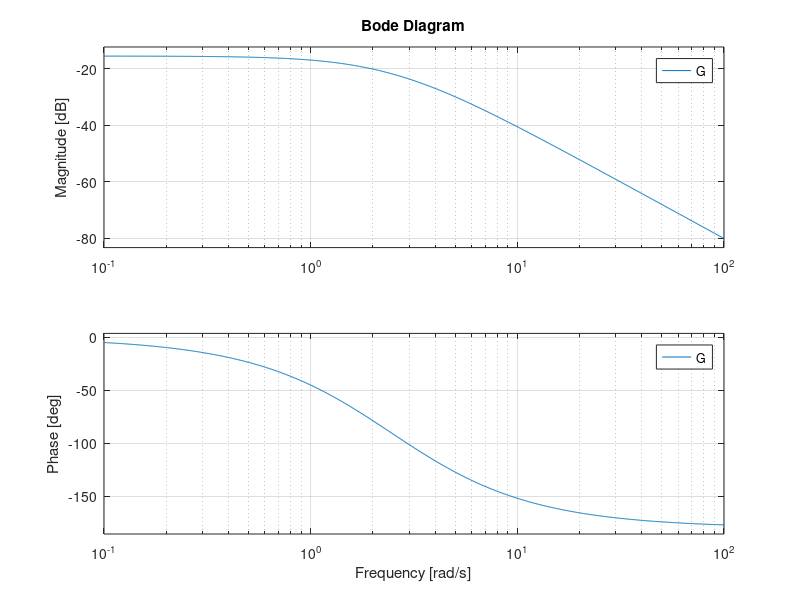

MATLAB code to generate this figure:
pw = [0:0.1:100]*j;



Gp = 1./((pw+2).*(pw+3));

plot(Gp)
grid on
axis equal

G = zpk([],[-2,-3],1);

nyquist(G)
bode(G)
w=logspace(-2,3);
[re,im]=nyquist(G,w);
re = re(:);
im = im(:);

